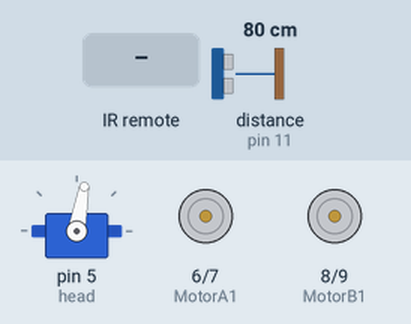
Bench run of a sketch on a simulated Arduino Uno, built with avr-gcc and run on an emulated ATmega328P. Shown: servo, motor-driver pin pairs drawn as motors (green arrow = first pin HIGH = forward, orange = second pin HIGH = backward, longer = more drive). The inputs (shaded band) are chosen by the test bench; at power-on: distance to the obstacle (sensor on pin 11) 80 cm. The echo pulse lasts 58.3 µs per cm.

Above: at 1.2 s.
1.3 s: infrared code 0xFF6897 received
At 3.4 s:
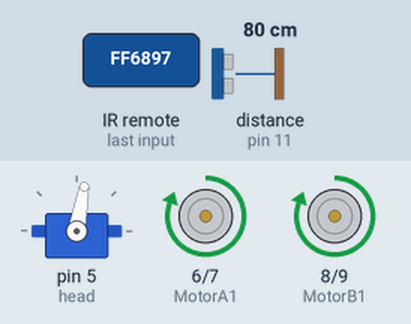
4.3 s: distance to the obstacle (sensor on pin 11) set to 29 cm
7.3 s: distance to the obstacle (sensor on pin 11) set to 27 cm
At 8.4 s:
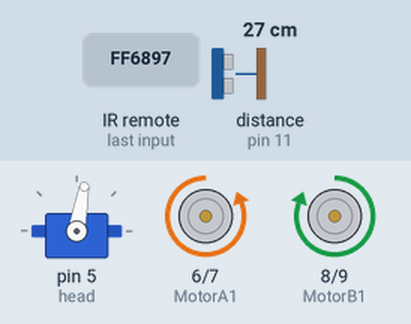
10.3 s: distance to the obstacle (sensor on pin 11) set to 35 cm
At 11.48 s:
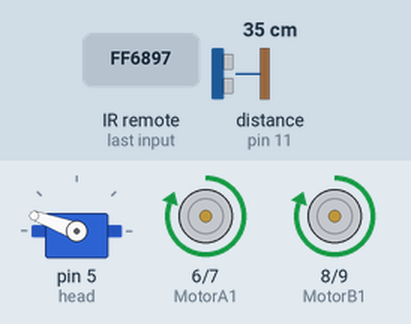
13.3 s: distance to the obstacle (sensor on pin 11) set to 2 cm
At 22.1 s:
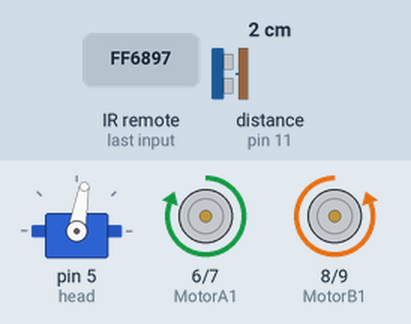
Timing chart, 0 to 31.4 s (numbered marks = the images above; inputs shaded):
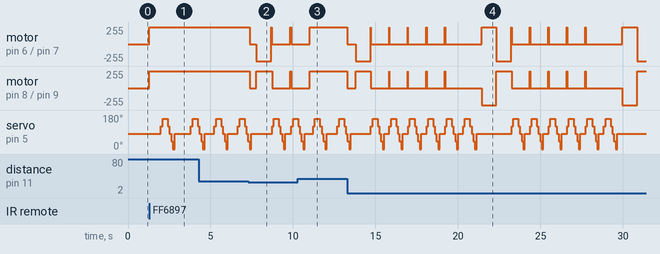

The sketch:

rc_car.ino
```cpp
#include "IRremote.h"
#include <Servo.h>

//Pins for motor A
const int MotorA1 = 6;
const int MotorA2 = 7;
//Pins for motor B
const int MotorB1 = 8;
const int MotorB2 = 9;
//Pins for ultrasonic sensor
const int trigger=10;
const int echo=11;

int leftscanval, centerscanval, rightscanval, ldiagonalscanval, rdiagonalscanval;
char choice;

//Pin for IR control
int receiver = 12; // pin 1 of IR receiver to Arduino digital pin 12
IRrecv irrecv(receiver);           // create instance of 'irrecv'
decode_results results;
char contcommand;
int modecontrol=0;
int power=0;

const int distancelimit = 27; //Distance limit for obstacles in front
const int sidedistancelimit = 12; //Minimum distance in cm to obstacles at both sides (the robot will allow a shorter distance sideways)

int distance;
int numcycles = 0;
char turndirection; //Gets 'l', 'r' or 'f' depending on which direction is obstacle free
const int turntime = 900; //Time the robot spends turning (miliseconds)
int thereis;
Servo head;

void setup(){
  head.attach(5);
  head.write(80);
  irrecv.enableIRIn(); // Start the IR receiver
  pinMode(MotorA1, OUTPUT);
  pinMode(MotorA2, OUTPUT);
  pinMode(MotorB1, OUTPUT);
  pinMode(MotorB2, OUTPUT);
  pinMode(trigger,OUTPUT);
  pinMode(echo,INPUT);
  //Variable inicialization
  digitalWrite(MotorA1,LOW);
  digitalWrite(MotorA2,LOW);
  digitalWrite(MotorB1,LOW);
  digitalWrite(MotorB2,LOW);
  digitalWrite(trigger,LOW);
}

void go(){
   digitalWrite (MotorA1, HIGH);
   digitalWrite (MotorA2, LOW);
   digitalWrite (MotorB1, HIGH);
   digitalWrite (MotorB2, LOW);
}

void backwards(){
  digitalWrite (MotorA1 , LOW);
  digitalWrite (MotorA2, HIGH);
  digitalWrite (MotorB1, LOW);
  digitalWrite (MotorB2, HIGH);
}

int watch(){
  long howfar;
  digitalWrite(trigger,LOW);
  delayMicroseconds(5);
  digitalWrite(trigger,HIGH);
  delayMicroseconds(15);
  digitalWrite(trigger,LOW);
  howfar=pulseIn(echo,HIGH);
  howfar=howfar*0.01657; //how far away is the object in cm
  return round(howfar);
}

void turnleft(int t){
  digitalWrite (MotorA1, LOW);
  digitalWrite (MotorA2, HIGH);
  digitalWrite (MotorB1, HIGH);
  digitalWrite (MotorB2, LOW);
  delay(t);
}

void turnright(int t){
  digitalWrite (MotorA1, HIGH);
  digitalWrite (MotorA2, LOW);
  digitalWrite (MotorB1, LOW);
  digitalWrite (MotorB2, HIGH);
  delay(t);
}

void stopmove(){
  digitalWrite (MotorA1 ,LOW);
  digitalWrite (MotorA2, LOW);
  digitalWrite (MotorB1, LOW);
  digitalWrite (MotorB2, LOW);
}

void watchsurrounding(){ //Meassures distances to the right, left, front, left diagonal, right diagonal and asign them in cm to the variables rightscanval,
                         //leftscanval, centerscanval, ldiagonalscanval and rdiagonalscanval (there are 5 points for distance testing)
  centerscanval = watch();
  if(centerscanval<distancelimit){stopmove();}
  head.write(120);
  delay(100);
  ldiagonalscanval = watch();
  if(ldiagonalscanval<distancelimit){stopmove();}
  head.write(160); //Didn't use 180 degrees because my servo is not able to take this angle
  delay(300);
  leftscanval = watch();
  if(leftscanval<sidedistancelimit){stopmove();}
  head.write(120);
  delay(100);
  ldiagonalscanval = watch();
  if(ldiagonalscanval<distancelimit){stopmove();}
  head.write(80); //I used 80 degrees because its the central angle of my 160 degrees span (use 90 degrees if you are moving your servo through the whole 180 degrees)
  delay(100);
  centerscanval = watch();
  if(centerscanval<distancelimit){stopmove();}
  head.write(40);
  delay(100);
  rdiagonalscanval = watch();
  if(rdiagonalscanval<distancelimit){stopmove();}
  head.write(0);
  delay(100);
  rightscanval = watch();
  if(rightscanval<sidedistancelimit){stopmove();}

  head.write(80); //Finish looking around (look forward again)
  delay(300);
}

char decide(){
  watchsurrounding();
  if (leftscanval>rightscanval && leftscanval>centerscanval){
    choice = 'l';
  }
  else if (rightscanval>leftscanval && rightscanval>centerscanval){
    choice = 'r';
  }
  else{
    choice = 'f';
  }
  return choice;
}

void translateIR() { //Used when robot is switched to operate in remote control mode
  switch(results.value)
  {
  case 0xFF629D: //Case 'FORWARD'
    go();
    break;
  case 0xFF22DD: //Case 'LEFT'
    turnleft(turntime);
    stopmove();
    break;
  case 0xFF02FD: //Case 'OK'
    stopmove();
    break;
  case 0xFFC23D: //Case 'RIGHT'
    turnright(turntime);
    stopmove();
    break;
  case 0xFFA857: //Case 'REVERSE'
    backwards();
    break;
  case 0xFF42BD:  //Case '*'
    modecontrol=0; stopmove(); // If an '*' is received, switch to automatic robot operating mode
    break;
  default:
    ;
  }// End Case
  delay(500); // Do not get immediate repeat
}

void loop(){

  if (irrecv.decode(&results)){ //Check if the remote control is sending a signal
    if(results.value==0xFF6897){ //If an '1' is received, turn on robot
      power=1; }
    if(results.value==0xFF4AB5){ //If a '0' is received, turn off robot
      stopmove();
      power=0; }
    if(results.value==0xFF42BD){ //If an '*' is received, switch operating mode from automatic robot to remote control (press also "*" to return to automatic robot mode)
      modecontrol=1; //  Activate remote control operating mode
      stopmove(); //The robot stops and starts responding to the user's directions
    }
    irrecv.resume(); // receive the next value
  }

  while(modecontrol==1){ //The system gets into this loop during the remote control mode until modecontrol=0 (with '*')
    if (irrecv.decode(&results)){ //If something is being received
      translateIR();//Do something depending on the signal received
      irrecv.resume(); // receive the next value
     }
  }
  if(power==1){
  go();  // if nothing is wrong go forward using go() function above.
  ++numcycles;
  if(numcycles>130){ //Watch if something is around every 130 loops while moving forward
    watchsurrounding();
    if(leftscanval<sidedistancelimit || ldiagonalscanval<distancelimit){
      turnright(turntime);
    }
    if(rightscanval<sidedistancelimit || rdiagonalscanval<distancelimit){
      turnleft(turntime);
    }
    numcycles=0; //Restart count of cycles
  }
  distance = watch(); // use the watch() function to see if anything is ahead (when the robot is just moving forward and not looking around it will test the distance in front)
  if (distance<distancelimit){ // The robot will just stop if it is completely sure there's an obstacle ahead (must test 25 times) (needed to ignore ultrasonic sensor's false signals)
      ++thereis;}
  if (distance>distancelimit){
      thereis=0;} //Count is restarted
  if (thereis > 25){
    stopmove(); // Since something is ahead, stop moving.
    turndirection = decide(); //Decide which direction to turn.
    switch (turndirection){
      case 'l':
        turnleft(turntime);
        break;
      case 'r':
        turnright(turntime);
        break;
      case 'f':
        ; //Do not turn if there was actually nothing ahead
        break;
    }
    thereis=0;
  }
 }
}
```

Measured:
- the behaviour switches between 28 and 27 cm on distance to the obstacle (sensor on pin 11) (found by bisection; images 1 and 2)
- after the input at 1.3 s, motor on pin 6 (MotorA1) / pin 7 (MotorA2), motor on pin 8 (MotorB1) / pin 9 (MotorB2): stopped → forward 255/255 at once; servo on pin 5 (head): 80° → 120° after 0.69 s, → 160° 0.11 s later, → 120° 0.31 s later, → 80° 0.11 s later, … (10 changes in this stretch)
- after the input at 7.3 s, motor on pin 6 (MotorA1) / pin 7 (MotorA2): forward 255/255 → stopped after 0.07 s, → backward 255/255 0.40 s later, → stopped 0.90 s later; motor on pin 8 (MotorB1) / pin 9 (MotorB2): forward 255/255 → stopped after 0.07 s, → forward 255/255 0.40 s later, → stopped 0.96 s later
- after the input at 10.3 s, motor on pin 6 (MotorA1) / pin 7 (MotorA2), motor on pin 8 (MotorB1) / pin 9 (MotorB2): goes on until 11.0 s, then stays forward 255/255
